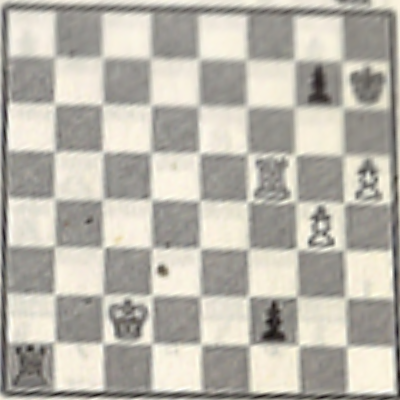
#> input picture notebooks/extracted.png, 400 x 400 px
$ jupyter execute --allow-errors expt3.ipynb
#> lines starting #> are read from the running program, lines starting #| are printed output that depends on the picture; after the words box and inside, x2 and y2 are one past the last pixel; in counts of white or black regions, pixels touching at a corner belong together
### src/findchess.py
#!/bin/env python3

from __future__ import annotations
import cv2
import numpy as np
import argparse
import sys
# from scalene import scalene_profiler  # SIGSEGV; possible issue with cv2
from numpy.typing import NDArray
from typing import Type, List, Dict, Tuple, Optional, Union

BGRColor = Tuple[int, int, int]
Coord = Tuple[float, float]
GridCoord = Tuple[int, int]
CV2Contour = NDArray

MISSING_BOARD = -1, -1
UNKNOWN = -1
RED = (0, 0, 255)  # BGR
MAX_SEGMENT = 1000  # pixels


class LineError(Exception):
    pass


class Line:
    """
    Representation of a line in Hough space.
    """

    def __init__(self, rho: float, theta: float):

        if rho < 0:
            raise LineError(f"Expected parameter rho >= 0 but got rho = {rho:.3f}")

        if theta < 0 or theta > np.pi:
            raise LineError(f"Expected parameter theta to be >= 0 and < np.pi but got theta = {theta:.3f}")

        self._rho = rho
        self._theta = theta
        self._cos_factor: float = np.cos(theta)
        self._sin_factor: float = np.sin(theta)
        self._center: Coord = self._cos_factor * rho, self._sin_factor * rho

    def get_center(self) -> Coord:
        return self._center

    def get_rho(self) -> float:
        return self._rho

    def get_theta(self) -> float:
        return self._theta

    # [22 lines left out: function get_segment, not called in this run]

    def inside_threshold_range(self, threshold: float = np.pi/4) -> bool:
        return self._theta > threshold and self._theta < (np.pi - threshold)

    # [11 lines left out: function intersect, not called in this run]

    def draw(self, image, length: int = MAX_SEGMENT, color: BGRColor = RED, thickness: int = 2):
        p1, p2 = self.get_segment(length, length)
        cv2.line(image, p1, p2, color, thickness)

    def __repr__(self) -> str:
        return "(t: %.2fdeg, r: %.0f)" % (self._theta * 180/np.pi, self._rho)

    def __eq__(self, line: Line) -> bool:
        return np.isclose(self._rho, line._rho) and np.isclose(self._theta, line._theta)  # atol = 1e-8

    # [26 lines left out: functions partition_lines, discard_close_lines, not called in this run]


class Contours:

    # [4 lines left out: function __init__, not called in this run]

    def __getitem__(self, index: int):
        return self.contours[index]

    # [71 lines left out: functions longest, filter, draw_contour, not called in this run]


def draw_contour(image: NDArray, contour: CV2Contour, color: BGRColor, thickness: int = 4):
    Contours.draw_contour(image, contour, color, thickness)


class Quadrangle:
    def __init__(self, a: Coord, b: Coord, c: Coord, d: Coord):
        self.corners = a, b, c, d

    # To keep old notebooks working
    # [61 lines left out: functions get_perspective, get_quad, perspective_corr, not called in this run]

    # support older coder
    def correction(self, image: NDArray, w: int, h: int,
                   dest: Optional[Tuple[Coord, Coord, Coord, Coord]] = None) -> NDArray:
        return self.perspective_corr(image, w, h, dest)


class BoardError(Exception):
    pass


class BoardCanvas:

    # [150 lines left out: functions __init__, save_boards, print_missing_stats, print, extract_boards, not called in this run]


# So that older notebooks still work without changes
Perspective = Quadrangle


# [43 lines that do not run on import are left out]
    # scalene_profiler.stop()

### notebooks/expt3.ipynb
### Grid Detection/Tile Extraction

[cell 1]
import numpy as np
import cv2
import matplotlib.pyplot as plt
plt.rcParams["figure.figsize"] = (6, 6)
import sys
sys.path.append('../src')
import util
import findchess

# warning: will actually flip if only one channel i.e. grayscale
rgb = lambda img : np.flip(img, axis=-1)

- Read extracted image from file

[cell 2]
img = cv2.imread('extracted.png')
#> img is the input picture: shape (400, 400, 3); mean B, G, R 171.2, 181, 184.9
px = 1/plt.rcParams['figure.dpi']
board_size = 300
plt.figure(figsize=(board_size*px, board_size*px))
plt.imshow(rgb(img))

- Use Canny for edge detection

[cell 3]
im_gray = cv2.cvtColor(img, cv2.COLOR_BGR2GRAY)
thresh, im_bw = cv2.threshold(im_gray, 128, 255, cv2.THRESH_BINARY | cv2.THRESH_OTSU)
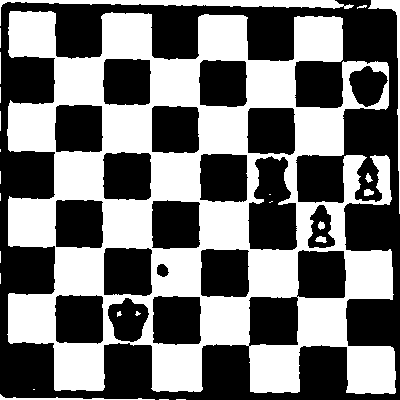
#> im_bw: shape (400, 400); 46% white; 25 white regions (12 under 20 px), largest, box (x1, y1, x2, y2) and area: (7, 11, 396, 394) 70289, (0, 0, 354, 26) 1867, (368, 0, 400, 214) 702
#> thresh = 184
edges = cv2.Canny(im_bw, 50, 150)
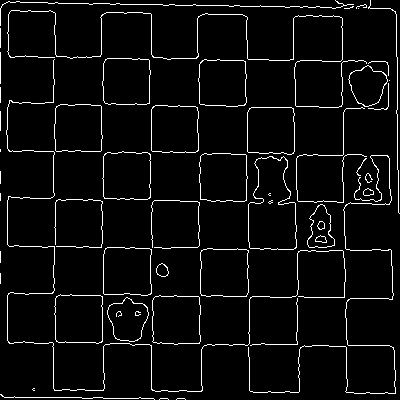
#> edges: shape (400, 400); 4.8% white in thin lines or dots
plt.imshow(edges, 'gray')

- Find lines by using the standard Hough transform. This is done, iteratively, progressively decreasing the accumulator threshold parameter until there are at least 8 horizontal lines and 8 vertical lines. Lines that are too close to each other are ignore

[cell 4]
# Based on extract_grid()

edges_copy = edges.copy()
nvertical = 8
nhorizontal = 8

height, width, _ = img.shape
#> height = 400; width = 400

horz_grid = width / nvertical
#> horz_grid = 50
vert_grid = height / nhorizontal
#> vert_grid = 50

tolerance = 0.2  # e.g. 0.2 => lines within 20% of the grid size will be filtered out?
vert_threshold = vert_grid * tolerance
#> vert_threshold = 10
horz_threshold = horz_grid * tolerance
#> horz_threshold = 10
#> `hough_lines = cv2.HoughLines(edges_copy, 1, np.pi/180, threshold)`: hough_lines = [[1, 1.59], [-340, 3.12], [151, 0], [245, 1.59], [292, 1.59], [197, 1.59], [102, 1.59], [0, 0]]

hough_max = 150
hough_min = 50
hough_step = -20

horizontal = None
vertical = None
#> (the rest of this cell did not finish here and is left out)

#> in __init__, `self._rho = rho`: self._rho = 1
#> in __init__, `self._theta = theta`: self._theta = 1.59
#> in __init__, `self._cos_factor: float = np.cos(theta)`: self._cos_factor = -0.0175
#> in __init__, `self._sin_factor: float = np.sin(theta)`: self._sin_factor = 1
#> in __init__, `self._center: Coord = self._cos_factor * rho, self._sin_factor * rho`: self._center = (-0.0175, 1)

    horizontal, vertical = findchess.partition_lines(lines)
    vertical = findchess.filter_close_lines(vertical, horizontal=False, threshold=vert_threshold)
    horizontal = findchess.filter_close_lines(horizontal, horizontal=True, threshold=horz_threshold)

    if len(vertical) >= nvertical and len(horizontal) >= nhorizontal:
        break


if horizontal and vertical:
    red = (0, 0, 255)
    thickness = 2
    edges_copy = cv2.cvtColor(edges_copy, cv2.COLOR_GRAY2BGR)
    for v in vertical:
        v.draw(edges_copy, red, thickness)
    for h in horizontal:
        h.draw(edges_copy, red, thickness)

plt.imshow(rgb(edges_copy))

$ run again, with notebooks/orig.png copied over notebooks/extracted.png
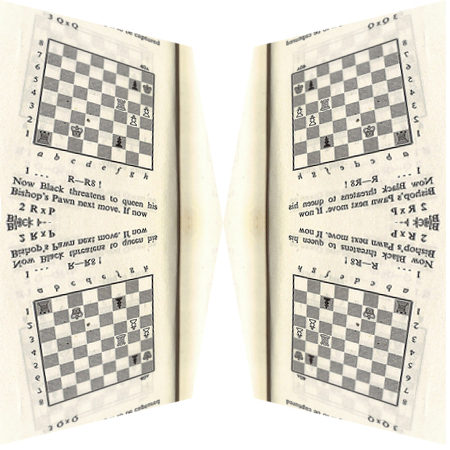
#> input picture notebooks/orig.png, 450 x 450 px
#> img is the input picture: shape (450, 450, 3); mean B, G, R 207.7, 219.5, 223.7
#> `thresh, im_bw = cv2.threshold(im_gray, 128, 255, cv2.THRESH_BINARY | c..`:
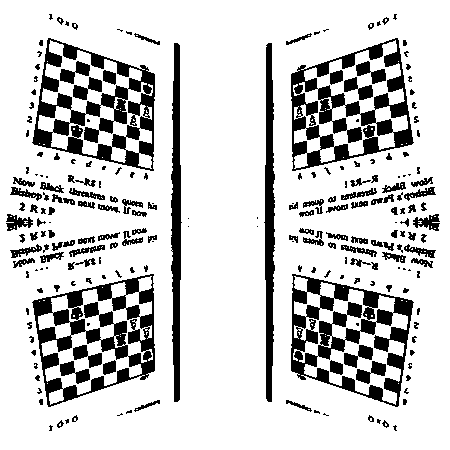
#> im_bw: shape (450, 450); 80.2% white; 224 black regions (82 under 20 px), largest, box (x1, y1, x2, y2) and area: (32, 274, 155, 407) 5802, (32, 38, 155, 171) 5800, (291, 38, 414, 171) 5800
#> thresh = 188
#> `edges = cv2.Canny(im_bw, 50, 150)`:
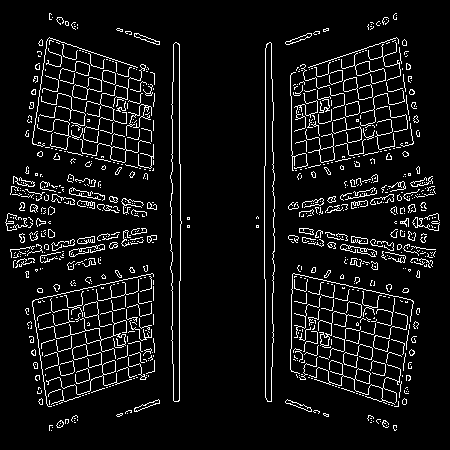
#> edges: shape (450, 450); 7.4% white in thin lines or dots, all inside (x1, y1, x2, y2) = (5, 13, 440, 431)
#> hough_lines = [[179, 0], [265, 0], [172, 0]]
#> self._rho = 179
#> self._theta = 0
#> self._cos_factor = 1
#> self._sin_factor = 0
#> self._center = (179, 0)
#> lines = 3 items
